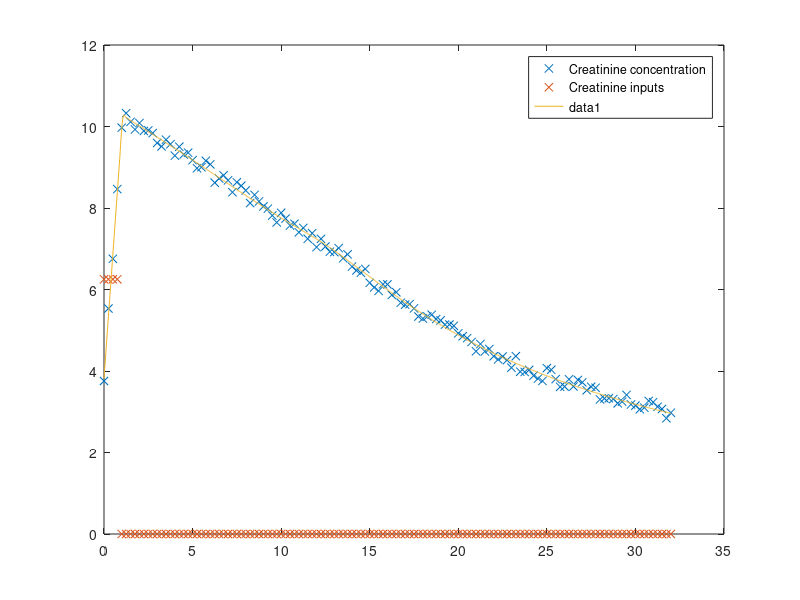

The MATLAB source for this figure:
%% INTEGRAL METHOD
clear; clc; close all

%% LOAD DATA
data = load("IM_data/IM_Data_2.mat")
t = data.t
U = data.U
G = data.G
Q = data.Q
t_sim = data.t_Sim
G_ID_Sim = data.G_ID_Sim

GQ = G.*Q;

rho = 0.025;

delta_t = t(2)-t(1)
V = 4 % [L]

%% SET TRAPEZIUM INTERVAL
trapezium_interval = 3 % larger interval can lose information if rapid changes are present, i.e. occuring inside the interval
n = length(t)

%% PLOT
plot(t, [G U], 'x')
hold on

legend("Creatinine concentration", "Creatinine inputs")

X = zeros(n,1);
Y = zeros(n,1);

%% MAIN LOOP
for i = 1:n-trapezium_interval
    % sum the ends of the trapezium and then add everything in between

    G_trapezium = (0.5*delta_t*trapezium_interval)*(G(i) + G(i+trapezium_interval) + rho*2*sum(G(i+1:i+trapezium_interval-1)));

    G_difference = G(i+trapezium_interval) - G(i);

    U_trapezium = (0.5*delta_t*trapezium_interval)*(U(i) + U(i+trapezium_interval) + 2*sum(U(i+1:i+trapezium_interval-1)))/V;

    GQ_trapezium = (0.5*delta_t*trapezium_interval)*(GQ(i) + GQ(i+trapezium_interval) + rho*2*sum(GQ(i+1:i+trapezium_interval-1)));


    X(i,1) = -GQ_trapezium;
    Y(i,1) = -G_trapezium + G_difference + U_trapezium;
end

% K = inv(X'*X)*X'*Y
SI = X\Y

%% PLOT FORWARD SIM
hold on
plot(t_sim, G_ID_Sim)